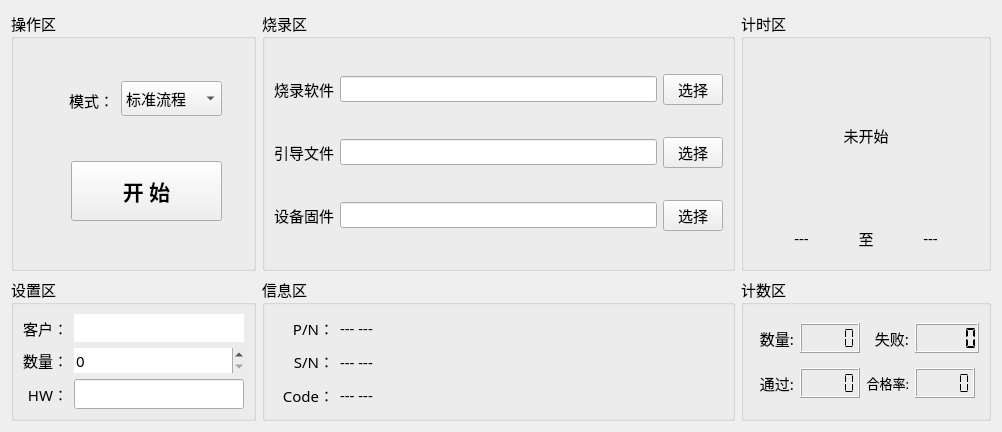
<?xml version="1.0" encoding="UTF-8"?>
<ui version="4.0">
 <class>Home_WorkWid</class>
 <widget class="QWidget" name="Home_WorkWid">
  <property name="geometry">
   <rect>
    <x>0</x>
    <y>0</y>
    <width>1002</width>
    <height>422</height>
   </rect>
  </property>
  <property name="windowTitle">
   <string>Form</string>
  </property>
  <layout class="QGridLayout" name="gridLayout_6">
   <item row="0" column="0">
    <widget class="QGroupBox" name="groupBox_4">
     <property name="minimumSize">
      <size>
       <width>0</width>
       <height>260</height>
      </size>
     </property>
     <property name="font">
      <font>
       <family>微软雅黑</family>
       <pointsize>11</pointsize>
      </font>
     </property>
     <property name="title">
      <string>操作区</string>
     </property>
     <widget class="QPushButton" name="startBtn">
      <property name="geometry">
       <rect>
        <x>60</x>
        <y>150</y>
        <width>151</width>
        <height>60</height>
       </rect>
      </property>
      <property name="minimumSize">
       <size>
        <width>120</width>
        <height>0</height>
       </size>
      </property>
      <property name="maximumSize">
       <size>
        <width>200</width>
        <height>60</height>
       </size>
      </property>
      <property name="font">
       <font>
        <family>微软雅黑</family>
        <pointsize>16</pointsize>
        <weight>75</weight>
        <bold>true</bold>
       </font>
      </property>
      <property name="text">
       <string>开 始</string>
      </property>
     </widget>
     <widget class="QLabel" name="label_10">
      <property name="geometry">
       <rect>
        <x>48</x>
        <y>72</y>
        <width>55</width>
        <height>35</height>
       </rect>
      </property>
      <property name="minimumSize">
       <size>
        <width>55</width>
        <height>35</height>
       </size>
      </property>
      <property name="maximumSize">
       <size>
        <width>70</width>
        <height>35</height>
       </size>
      </property>
      <property name="font">
       <font>
        <family>微软雅黑</family>
        <pointsize>11</pointsize>
       </font>
      </property>
      <property name="text">
       <string>模式：</string>
      </property>
      <property name="alignment">
       <set>Qt::AlignRight|Qt::AlignTrailing|Qt::AlignVCenter</set>
      </property>
     </widget>
     <widget class="QComboBox" name="modeBox">
      <property name="geometry">
       <rect>
        <x>110</x>
        <y>70</y>
        <width>101</width>
        <height>35</height>
       </rect>
      </property>
      <item>
       <property name="text">
        <string>标准流程</string>
       </property>
      </item>
      <item>
       <property name="text">
        <string>引导文件</string>
       </property>
      </item>
      <item>
       <property name="text">
        <string>应用文件</string>
       </property>
      </item>
      <item>
       <property name="text">
        <string>令牌写入</string>
       </property>
      </item>
     </widget>
    </widget>
   </item>
   <item row="0" column="1">
    <widget class="QGroupBox" name="groupBox_6">
     <property name="font">
      <font>
       <family>微软雅黑</family>
       <pointsize>11</pointsize>
      </font>
     </property>
     <property name="title">
      <string>烧录区</string>
     </property>
     <layout class="QGridLayout" name="gridLayout_2">
      <item row="0" column="0">
       <widget class="QLabel" name="label_2">
        <property name="maximumSize">
         <size>
          <width>70</width>
          <height>16777215</height>
         </size>
        </property>
        <property name="text">
         <string>烧录软件</string>
        </property>
       </widget>
      </item>
      <item row="0" column="1">
       <widget class="QLineEdit" name="cmdEdit">
        <property name="enabled">
         <bool>true</bool>
        </property>
        <property name="font">
         <font>
          <family>微软雅黑 Light</family>
          <pointsize>10</pointsize>
         </font>
        </property>
       </widget>
      </item>
      <item row="0" column="2">
       <widget class="QPushButton" name="cmdBtn">
        <property name="maximumSize">
         <size>
          <width>60</width>
          <height>16777215</height>
         </size>
        </property>
        <property name="text">
         <string>选择</string>
        </property>
       </widget>
      </item>
      <item row="1" column="0">
       <widget class="QLabel" name="label_6">
        <property name="maximumSize">
         <size>
          <width>70</width>
          <height>16777215</height>
         </size>
        </property>
        <property name="text">
         <string>引导文件</string>
        </property>
       </widget>
      </item>
      <item row="1" column="1">
       <widget class="QLineEdit" name="blEdit">
        <property name="enabled">
         <bool>true</bool>
        </property>
        <property name="font">
         <font>
          <family>微软雅黑 Light</family>
          <pointsize>10</pointsize>
         </font>
        </property>
       </widget>
      </item>
      <item row="1" column="2">
       <widget class="QPushButton" name="dlBtn">
        <property name="maximumSize">
         <size>
          <width>60</width>
          <height>16777215</height>
         </size>
        </property>
        <property name="text">
         <string>选择</string>
        </property>
       </widget>
      </item>
      <item row="2" column="0">
       <widget class="QLabel" name="label_4">
        <property name="maximumSize">
         <size>
          <width>70</width>
          <height>16777215</height>
         </size>
        </property>
        <property name="text">
         <string>设备固件</string>
        </property>
       </widget>
      </item>
      <item row="2" column="1">
       <widget class="QLineEdit" name="fnEdit">
        <property name="enabled">
         <bool>true</bool>
        </property>
        <property name="font">
         <font>
          <family>微软雅黑 Light</family>
          <pointsize>10</pointsize>
         </font>
        </property>
       </widget>
      </item>
      <item row="2" column="2">
       <widget class="QPushButton" name="fnBtn">
        <property name="maximumSize">
         <size>
          <width>60</width>
          <height>16777215</height>
         </size>
        </property>
        <property name="text">
         <string>选择</string>
        </property>
       </widget>
      </item>
     </layout>
    </widget>
   </item>
   <item row="0" column="2">
    <widget class="QGroupBox" name="groupBox_1">
     <property name="minimumSize">
      <size>
       <width>250</width>
       <height>150</height>
      </size>
     </property>
     <property name="maximumSize">
      <size>
       <width>260</width>
       <height>350</height>
      </size>
     </property>
     <property name="font">
      <font>
       <family>微软雅黑</family>
       <pointsize>11</pointsize>
      </font>
     </property>
     <property name="title">
      <string>计时区</string>
     </property>
     <layout class="QGridLayout" name="gridLayout">
      <property name="bottomMargin">
       <number>20</number>
      </property>
      <item row="0" column="0" colspan="3">
       <widget class="QLabel" name="timeLab">
        <property name="text">
         <string>未开始</string>
        </property>
        <property name="alignment">
         <set>Qt::AlignCenter</set>
        </property>
       </widget>
      </item>
      <item row="1" column="0">
       <widget class="QLabel" name="startLab">
        <property name="maximumSize">
         <size>
          <width>16777215</width>
          <height>20</height>
         </size>
        </property>
        <property name="text">
         <string>---</string>
        </property>
        <property name="alignment">
         <set>Qt::AlignCenter</set>
        </property>
       </widget>
      </item>
      <item row="1" column="1">
       <widget class="QLabel" name="label_3">
        <property name="maximumSize">
         <size>
          <width>20</width>
          <height>20</height>
         </size>
        </property>
        <property name="text">
         <string>至</string>
        </property>
        <property name="alignment">
         <set>Qt::AlignCenter</set>
        </property>
       </widget>
      </item>
      <item row="1" column="2">
       <widget class="QLabel" name="endLab">
        <property name="maximumSize">
         <size>
          <width>16777215</width>
          <height>20</height>
         </size>
        </property>
        <property name="text">
         <string>---</string>
        </property>
        <property name="alignment">
         <set>Qt::AlignCenter</set>
        </property>
       </widget>
      </item>
     </layout>
    </widget>
   </item>
   <item row="1" column="0">
    <widget class="QGroupBox" name="groupBox_2">
     <property name="minimumSize">
      <size>
       <width>245</width>
       <height>0</height>
      </size>
     </property>
     <property name="maximumSize">
      <size>
       <width>245</width>
       <height>245</height>
      </size>
     </property>
     <property name="font">
      <font>
       <family>微软雅黑</family>
       <pointsize>11</pointsize>
      </font>
     </property>
     <property name="title">
      <string>设置区</string>
     </property>
     <layout class="QGridLayout" name="gridLayout_3">
      <item row="2" column="1">
       <widget class="QLineEdit" name="hwEdit">
        <property name="enabled">
         <bool>true</bool>
        </property>
        <property name="text">
         <string/>
        </property>
       </widget>
      </item>
      <item row="0" column="0">
       <widget class="QLabel" name="label_35">
        <property name="minimumSize">
         <size>
          <width>0</width>
          <height>20</height>
         </size>
        </property>
        <property name="maximumSize">
         <size>
          <width>80</width>
          <height>30</height>
         </size>
        </property>
        <property name="text">
         <string>客户：</string>
        </property>
        <property name="alignment">
         <set>Qt::AlignRight|Qt::AlignTrailing|Qt::AlignVCenter</set>
        </property>
       </widget>
      </item>
      <item row="2" column="0">
       <widget class="QLabel" name="label_5">
        <property name="minimumSize">
         <size>
          <width>45</width>
          <height>0</height>
         </size>
        </property>
        <property name="text">
         <string>HW：</string>
        </property>
        <property name="alignment">
         <set>Qt::AlignRight|Qt::AlignTrailing|Qt::AlignVCenter</set>
        </property>
       </widget>
      </item>
      <item row="0" column="1">
       <widget class="QLineEdit" name="userEdit">
        <property name="frame">
         <bool>false</bool>
        </property>
        <property name="cursorMoveStyle">
         <enum>Qt::LogicalMoveStyle</enum>
        </property>
        <property name="clearButtonEnabled">
         <bool>false</bool>
        </property>
       </widget>
      </item>
      <item row="1" column="1">
       <widget class="QSpinBox" name="cntSpin">
        <property name="minimumSize">
         <size>
          <width>110</width>
          <height>0</height>
         </size>
        </property>
        <property name="focusPolicy">
         <enum>Qt::WheelFocus</enum>
        </property>
        <property name="frame">
         <bool>false</bool>
        </property>
        <property name="correctionMode">
         <enum>QAbstractSpinBox::CorrectToPreviousValue</enum>
        </property>
        <property name="maximum">
         <number>9999</number>
        </property>
        <property name="singleStep">
         <number>100</number>
        </property>
        <property name="stepType">
         <enum>QAbstractSpinBox::DefaultStepType</enum>
        </property>
       </widget>
      </item>
      <item row="1" column="0">
       <widget class="QLabel" name="label_38">
        <property name="minimumSize">
         <size>
          <width>45</width>
          <height>20</height>
         </size>
        </property>
        <property name="maximumSize">
         <size>
          <width>100</width>
          <height>30</height>
         </size>
        </property>
        <property name="layoutDirection">
         <enum>Qt::RightToLeft</enum>
        </property>
        <property name="text">
         <string>数量：</string>
        </property>
        <property name="alignment">
         <set>Qt::AlignRight|Qt::AlignTrailing|Qt::AlignVCenter</set>
        </property>
       </widget>
      </item>
     </layout>
    </widget>
   </item>
   <item row="1" column="1">
    <widget class="QGroupBox" name="groupBox">
     <property name="font">
      <font>
       <family>微软雅黑</family>
       <pointsize>11</pointsize>
      </font>
     </property>
     <property name="title">
      <string>信息区</string>
     </property>
     <layout class="QGridLayout" name="gridLayout_5">
      <item row="0" column="0">
       <widget class="QLabel" name="label_14">
        <property name="maximumSize">
         <size>
          <width>60</width>
          <height>16777215</height>
         </size>
        </property>
        <property name="text">
         <string>P/N：</string>
        </property>
        <property name="alignment">
         <set>Qt::AlignRight|Qt::AlignTrailing|Qt::AlignVCenter</set>
        </property>
       </widget>
      </item>
      <item row="0" column="1">
       <widget class="QLabel" name="pnLab">
        <property name="text">
         <string>--- ---</string>
        </property>
       </widget>
      </item>
      <item row="1" column="0">
       <widget class="QLabel" name="label_13">
        <property name="maximumSize">
         <size>
          <width>60</width>
          <height>16777215</height>
         </size>
        </property>
        <property name="text">
         <string>S/N：</string>
        </property>
        <property name="alignment">
         <set>Qt::AlignRight|Qt::AlignTrailing|Qt::AlignVCenter</set>
        </property>
       </widget>
      </item>
      <item row="1" column="1">
       <widget class="QLabel" name="snLab">
        <property name="text">
         <string>--- ---</string>
        </property>
       </widget>
      </item>
      <item row="2" column="0">
       <widget class="QLabel" name="label_15">
        <property name="maximumSize">
         <size>
          <width>60</width>
          <height>16777215</height>
         </size>
        </property>
        <property name="text">
         <string>Code：</string>
        </property>
        <property name="alignment">
         <set>Qt::AlignRight|Qt::AlignTrailing|Qt::AlignVCenter</set>
        </property>
       </widget>
      </item>
      <item row="2" column="1">
       <widget class="QLabel" name="codeLab">
        <property name="text">
         <string>--- ---</string>
        </property>
       </widget>
      </item>
     </layout>
    </widget>
   </item>
   <item row="1" column="2">
    <widget class="QGroupBox" name="groupBox_3">
     <property name="minimumSize">
      <size>
       <width>0</width>
       <height>130</height>
      </size>
     </property>
     <property name="maximumSize">
      <size>
       <width>250</width>
       <height>220</height>
      </size>
     </property>
     <property name="font">
      <font>
       <family>微软雅黑</family>
       <pointsize>11</pointsize>
      </font>
     </property>
     <property name="title">
      <string>计数区</string>
     </property>
     <layout class="QGridLayout" name="gridLayout_4">
      <item row="0" column="0">
       <widget class="QLabel" name="label_27">
        <property name="maximumSize">
         <size>
          <width>45</width>
          <height>30</height>
         </size>
        </property>
        <property name="text">
         <string>数量:</string>
        </property>
        <property name="alignment">
         <set>Qt::AlignRight|Qt::AlignTrailing|Qt::AlignVCenter</set>
        </property>
       </widget>
      </item>
      <item row="0" column="1">
       <widget class="QLCDNumber" name="allLcd">
        <property name="maximumSize">
         <size>
          <width>60</width>
          <height>30</height>
         </size>
        </property>
        <property name="digitCount">
         <number>5</number>
        </property>
        <property name="segmentStyle">
         <enum>QLCDNumber::Flat</enum>
        </property>
       </widget>
      </item>
      <item row="0" column="2">
       <widget class="QLabel" name="label_28">
        <property name="maximumSize">
         <size>
          <width>45</width>
          <height>30</height>
         </size>
        </property>
        <property name="text">
         <string>失败:</string>
        </property>
        <property name="alignment">
         <set>Qt::AlignRight|Qt::AlignTrailing|Qt::AlignVCenter</set>
        </property>
       </widget>
      </item>
      <item row="0" column="3">
       <widget class="QLCDNumber" name="errLcd">
        <property name="maximumSize">
         <size>
          <width>70</width>
          <height>35</height>
         </size>
        </property>
        <property name="digitCount">
         <number>5</number>
        </property>
        <property name="segmentStyle">
         <enum>QLCDNumber::Flat</enum>
        </property>
        <property name="value" stdset="0">
         <double>0.000000000000000</double>
        </property>
        <property name="intValue" stdset="0">
         <number>0</number>
        </property>
       </widget>
      </item>
      <item row="1" column="0">
       <widget class="QLabel" name="label_29">
        <property name="maximumSize">
         <size>
          <width>45</width>
          <height>30</height>
         </size>
        </property>
        <property name="text">
         <string>通过:</string>
        </property>
        <property name="alignment">
         <set>Qt::AlignRight|Qt::AlignTrailing|Qt::AlignVCenter</set>
        </property>
       </widget>
      </item>
      <item row="1" column="1">
       <widget class="QLCDNumber" name="okLcd">
        <property name="maximumSize">
         <size>
          <width>60</width>
          <height>30</height>
         </size>
        </property>
        <property name="digitCount">
         <number>5</number>
        </property>
        <property name="segmentStyle">
         <enum>QLCDNumber::Flat</enum>
        </property>
        <property name="intValue" stdset="0">
         <number>0</number>
        </property>
       </widget>
      </item>
      <item row="1" column="2">
       <widget class="QLabel" name="label_30">
        <property name="maximumSize">
         <size>
          <width>60</width>
          <height>30</height>
         </size>
        </property>
        <property name="font">
         <font>
          <family>微软雅黑</family>
          <pointsize>10</pointsize>
         </font>
        </property>
        <property name="text">
         <string>合格率:</string>
        </property>
        <property name="alignment">
         <set>Qt::AlignRight|Qt::AlignTrailing|Qt::AlignVCenter</set>
        </property>
       </widget>
      </item>
      <item row="1" column="3">
       <widget class="QLCDNumber" name="passLcd">
        <property name="maximumSize">
         <size>
          <width>60</width>
          <height>30</height>
         </size>
        </property>
        <property name="digitCount">
         <number>5</number>
        </property>
        <property name="segmentStyle">
         <enum>QLCDNumber::Flat</enum>
        </property>
       </widget>
      </item>
     </layout>
    </widget>
   </item>
  </layout>
 </widget>
 <resources/>
 <connections/>
</ui>
